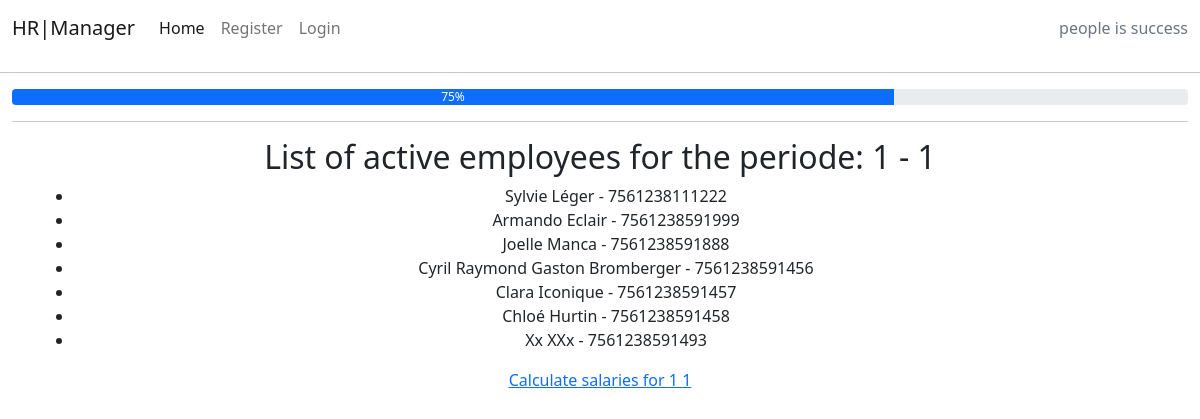
/generator/1/1/employees/, run on the app's committed database.
### hrmanager/models.py (models this page shows, shortened)
class Employees(models.Model):
    title = models.CharField(max_length=200, unique=True, default='')
    first_name = models.CharField(max_length=30)
    last_name = models.CharField(max_length=30)
    employees_gender = models.CharField(max_length=1, choices=EMPLOYEES_GENDER)
    employees_marital_status = models.CharField(
        max_length=1, choices=EMPLOYEES_MARITAL_STATUS)
    children_for_allocations_type_1 = models.CharField(
        choices=CHILDREN_BELOW_18, blank=True, max_length=2)
    children_for_allocations_type_2 = models.CharField(
        choices=CHILDREN_BELOW_25, blank=True, max_length=2)
    birth_date = models.DateField()
    employees_age = models.PositiveSmallIntegerField()
    email_adress = models.EmailField()
    phone_number = models.IntegerField()
    emergency_contact = models.CharField(max_length=30)
    emergency_phonenumber = models.IntegerField()
    employee_picture = CloudinaryField('image', default='placeholder')
    social_security_number = models.CharField(
        max_length=13, unique=True)
    employees_bankaccount = models.CharField(max_length=21)
    start_date = models.DateField()
    end_date = models.DateField(blank=True, null=True, default=None)
    employees_holiday_rights = models.IntegerField()
    base_monthly_salary = models.IntegerField()
    LPP_deduction_employee = models.IntegerField(
        blank=True, null=True, default=0)
    LPP_deduction_employer = models.IntegerField(
        blank=True, null=True, default=0)
    employees_phone_allocation = models.PositiveSmallIntegerField(
        blank=True, null=True, default=0)
    employees_representation_allocation = models.PositiveSmallIntegerField(
        blank=True, null=True, default=0)
    expense_report = models.DecimalField(
        max_digits=5, decimal_places=2, default=0, blank=True, null=True)
    public_transportation_fees = models.DecimalField(
        max_digits=6, decimal_places=2, default=0, blank=True, null=True)
    extraordinary_salary = models.IntegerField(
        blank=True, null=True, default=0)
    created_date = models.DateTimeField(auto_now_add=True)
    updated_date = models.DateTimeField(auto_now=True)
    seniority = models.DurationField()
    employees_status = models.IntegerField(choices=STATUS, default=0)
    class Meta:
        ordering = ['start_date']
        unique_together = [['first_name', 'last_name']]

### hrmanager/views.py (the view)
class GeneratorEmployeesView(View):
    template_name = 'generator_employees.html'
    def get(self, request, year, month, *args, **kwargs):
        employees = Employees.objects.filter(
            employees_status=0
        ).values('first_name', 'last_name', 'social_security_number')
        context = {'year': year, 'month': month, 'employees': employees}
        return render(request, self.template_name, context)

### templates/generator_employees.html
{% extends "base.html" %} {% block content %}
<div class="container-fluid">
  <div
    class="progress"
    role="progressbar"
    aria-label="Example with label"
    aria-valuenow="25"
    aria-valuemin="0"
    aria-valuemax="100"
  >
    <div class="progress-bar" style="width: 75%">75%</div>
  </div>
  <hr />
  <div class="container text-center">
    <h2>List of active employees for the periode: {{ month }} - {{ year }}</h2>
    <ul>
      {% for employee in employees %}
      <li>
        <span>{{ employee.first_name }} {{ employee.last_name }}</span>
        <span>- {{employee.social_security_number }}</span>
      </li>
      {% endfor %}
    </ul>
  </div>
  <div class="container text-center">
    <div class="mb-3">
      <a href="{% url 'generator_monthly_table' year=year month=month %}">
        Calculate salaries for {{ month }} {{ year }}
      </a>
    </div>
  </div>
</div>
{% endblock %}

### data on the page
Employees: first_name "Sylvie", last_name "Léger", social_security_number "7561238111222"
Employees: first_name "Armando", last_name "Eclair", social_security_number "7561238591999"
Employees: first_name "Joelle", last_name "Manca", social_security_number "7561238591888"
Employees: first_name "Cyril Raymond Gaston", last_name "Bromberger", social_security_number "7561238591456"
Employees: first_name "Clara", last_name "Iconique", social_security_number "7561238591457"
Employees: first_name "Chloé", last_name "Hurtin", social_security_number "7561238591458"
Employees: first_name "Xx", last_name "XXx", social_security_number "7561238591493"

### other printed values
{{ month }} "1"
{{ year }} "1"
